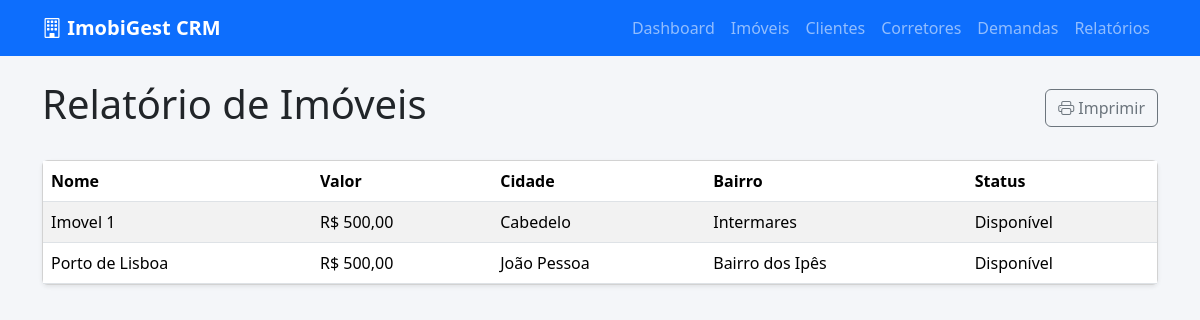
/relatorios/imoveis/, run on the app's committed database.
### apps/imoveis/models.py (models this page shows, shortened)
class Imovel(models.Model):
    STATUS_CHOICES = [
        ('disponivel', 'Disponível'),
        ('reservado', 'Reservado'),
        ('vendido', 'Vendido'),
        ('alugado', 'Alugado'),
    ]
    FINALIDADE_CHOICES = [
        ('venda', 'Venda'),
        ('locacao', 'Locação'),
    ]
    POSICAO_SOLAR_CHOICES = [
        ('nascente', 'Nascente'),
        ('sul', 'Sul'),
        ('poente', 'Poente'),
    ]
    titulo = models.CharField(max_length=200)
    categoria = models.ForeignKey('Categoria', on_delete=models.SET_NULL, null=True)
    finalidade = models.CharField(max_length=20, choices=FINALIDADE_CHOICES)
    cidade = models.CharField(max_length=50, choices=CIDADE_CHOICES, default='João Pessoa')
    bairro = models.CharField(max_length=100)
    endereco = models.CharField(max_length=255, blank=True, null=True)
    valor = models.DecimalField(max_digits=12, decimal_places=2)
    valor_condominio = models.DecimalField(max_digits=12, decimal_places=2, blank=True, null=True)
    descricao = models.TextField()
    status = models.CharField(max_length=20, choices=STATUS_CHOICES)
    dormitorios = models.IntegerField(default=0)
    suites = models.IntegerField(default=0)
    banheiros = models.IntegerField(default=0)
    vagas = models.IntegerField(default=0)
    vagas_cobertas = models.IntegerField(default=0)
    area_total = models.DecimalField(max_digits=10, decimal_places=2, blank=True, null=True)
    area_construida = models.DecimalField(max_digits=10, decimal_places=2, blank=True, null=True)
    andar = models.IntegerField(blank=True, null=True)
    elevador = models.BooleanField(default=False)
    varanda = models.BooleanField(default=False)
    posicao_solar = models.CharField(
        max_length=20,
        choices=POSICAO_SOLAR_CHOICES,
        blank=True,
        null=True
    )
    corretor = models.ForeignKey('Corretor', on_delete=models.SET_NULL, null=True)
    infraestrutura = models.ManyToManyField('Infraestrutura', blank=True)

### apps/relatorios/views.py (the view)
# urls.py: path('imoveis/', RelatorioImoveisView.as_view(), name='imoveis'),
class RelatorioImoveisView(TemplateView):
    template_name = 'relatorios/imoveis.html'
    def get_context_data(self, **kwargs):
        context = super().get_context_data(**kwargs)
        context['imoveis'] = Imovel.objects.select_related('categoria', 'corretor').order_by('titulo')
        return context

### apps/imoveis/templatetags/moeda_filters.py (called while the page is built)
@register.filter
def moeda(valor):
    return formatar_moeda(valor)

### apps/imoveis/utils.py (called while the page is built)
def formatar_moeda(valor, simbolo=True):
    if valor is None or valor == '':
        return '—'
    try:
        numero = Decimal(str(valor))
        texto = f'{numero:,.2f}'.replace(',', 'X').replace('.', ',').replace('X', '.')
        return f'R$ {texto}' if simbolo else texto
    except (InvalidOperation, ValueError, TypeError):
        return str(valor)

### apps/relatorios/templates/relatorios/imoveis.html (shortened to what this page needs)
{% extends 'base.html' %}
{% load moeda_filters %}
{% block content %}
<div class="d-flex justify-content-between align-items-center mb-4">
    <h1>Relatório de Imóveis</h1>
    <button onclick="window.print()" class="btn btn-outline-secondary"><i class="bi bi-printer"></i> Imprimir</button>
</div>
<div class="card shadow-sm">
    <div class="table-responsive">
        <table class="table table-striped mb-0">
            <thead>
                <tr>
                    <th>Nome</th>
                    <th>Valor</th>
                    <th>Cidade</th>
                    <th>Bairro</th>
                    <th>Status</th>
                </tr>
            </thead>
            <tbody>
                {% for imovel in imoveis %}
                <tr>
                    <td>{{ imovel.titulo }}</td>
                    <td>{{ imovel.valor|moeda }}</td>
                    <td>{{ imovel.cidade }}</td>
                    <td>{{ imovel.bairro }}</td>
                    <td>{{ imovel.get_status_display }}</td>
                </tr>
                {% empty %}
                <tr><td colspan="5" class="text-muted">Sem dados.</td></tr>
                {% endfor %}
            </tbody>
        </table>
    </div>
</div>
{% endblock %}

### templates/base.html (style rules this page uses)
body { background-color: #f4f6f9; }

### data on the page
Imovel: titulo "Imovel 1", valor|moeda "R$ 500,00", cidade "Cabedelo", bairro "Intermares", status "Disponível"
Imovel: titulo "Porto de Lisboa", valor|moeda "R$ 500,00", cidade "João Pessoa", bairro "Bairro dos Ipês", status "Disponível"
